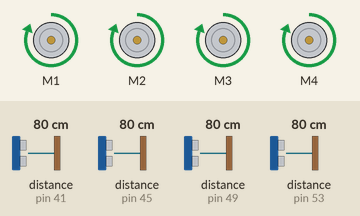
A sketch run on a simulated Arduino Mega 2560, built with avr-gcc and run on an emulated ATmega2560. Shown: 4 × DC motor (green arrow = forward, orange = backward, longer = faster). Wiring (inferred from the names in the program): 4 × ultrasonic range finder: trigger pin 40, echo pin 41 / trigger pin 44, echo pin 45 / trigger pin 48, echo pin 49 / trigger pin 52, echo pin 53. The test bench sets the inputs (shaded band); at power-on: distance to the obstacle (sensors on pin 53, pin 41, pin 45, pin 49) 80 cm. The echo pulse lasts 58.3 µs per cm; what the sketch prints to the serial monitor is not drawn.

Above: at 1.6 s.
1.7 s: distance to the obstacle (sensor on pin 53) set to 23 cm
3.8 s: distance to the obstacle (sensor on pin 53) set to 18 cm
At 5.8 s:
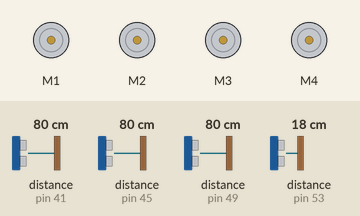
7.7 s: distance to the obstacle (sensor on pin 53) set to 35 cm
At 10.8 s:
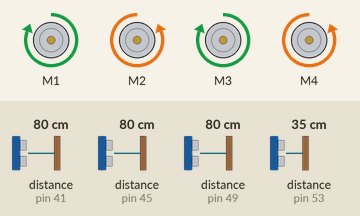
11.6 s: distance to the obstacle (sensor on pin 53) set to 2 cm
At 13.5 s:
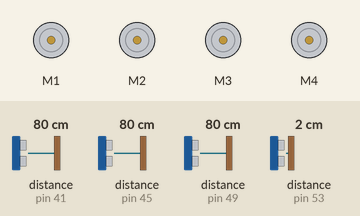
Timing chart, 0 to 16.5 s (numbered marks = the images above; inputs shaded):
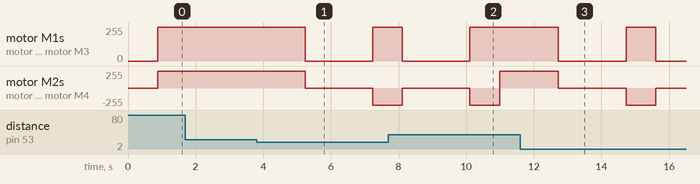

The sketch:

Motor_4x4_avec_capteurs.ino
```cpp
//-------------------------
// Motors
//-------------------------
#include <AFMotor.h>
// moteur1
AF_DCMotor motor1(1);
// moteur2
AF_DCMotor motor2(2);
// moteur3
AF_DCMotor motor3(3);
// moteur4
AF_DCMotor motor4(4);
//-------------------------
// Capteurs
//-------------------------
//declaration des pins
//
//capteur 1 devant
#define trigPin1 52
#define echoPin1 53
//capteur 2 droite
#define trigPin2 48
#define echoPin2 49
// capteur 3 gauche
#define trigPin3 44
#define echoPin3 45
// capteur 4 derriere
#define trigPin4 40
#define echoPin4 41
// declarationdes variables
long duration, distance, Capteur1,Capteur2,Capteur3,Capteur4;
//--------------------------
//    boolean
bool capteur1 = true;
bool capteur2 = true;
bool capteur3 = true;
bool capteur4 = true;
// fin boolean
//-------------------------

void setup()
{
  // initialisation des moteur
  //Set initial speed of the motor 0 to 255
        // moteur1
    motor1.setSpeed(255);
         // moteur2
    motor2.setSpeed(255);
         // moteur3
    motor3.setSpeed(255);
         // moteur4
    motor4.setSpeed(255);
  //-----------------------
  //  Capteurs
  //-----------------------
    Serial.begin (9600);
         // capteur 1
    pinMode(trigPin1, OUTPUT);
    pinMode(echoPin1, INPUT);
         // capteur 2
    pinMode(trigPin2, OUTPUT);
    pinMode(echoPin2, INPUT);
         // capteur 3
    pinMode(trigPin3, OUTPUT);
    pinMode(echoPin3, INPUT);
        // capteur 4
    pinMode(trigPin4, OUTPUT);
    pinMode(echoPin4, INPUT);
  }

void loop() {
  capteur();
  // Now turn off motor
    motor1.run(RELEASE);
    motor2.run(RELEASE);
    motor3.run(RELEASE);
    motor4.run(RELEASE);
  // fin motor

  //---------------------test
  if (Capteur1 < 20 ){
      stopMoteurs();
      delay(1000);
      capteur1 = false;
    if ((Capteur2 > 20) && (capteur1 == false ) )
    {
      stopMoteurs();
      delay(1000);
      gauche();
      capteur2 = false;
    }
    else if ((Capteur3 > 20) && (capteur1 == false ) && (capteur2 == false ))
    {
      stopMoteurs();
      delay(1000);
      droite();
      capteur3 = false;
    }
    else {
      stopMoteurs();
      delay(1000);
      // rotation 360° vers gauche ou droite ??
      rotation_droite(); // ou  rotation_gauche();
    }
  }
  else {
    avant();
  }
  reset();
}
//    debut boucle motors
void avant(){
           // AVANT
      //moteur 1
  motor1.run(FORWARD); // turn it on going forward
      //moteur 2
  motor2.run(FORWARD); // turn it on going forward
      //moteur 3
  motor3.run(FORWARD); // turn it on going forward
      //moteur 4
  motor4.run(FORWARD); // turn it on going forward
}
void stopMoteurs(){
          // stop
      //moteur 1
  motor1.run(RELEASE); // stopped / moteur  stop
      //moteur 2
  motor2.run(RELEASE); // stopped / moteur  stop
      //moteur 3
  motor3.run(RELEASE); // stopped / moteur  stop
      //moteur 4
  motor4.run(RELEASE); // stopped / moteur  stop
}
void retour(){
        //retour
      //moteur 1
  motor1.run(BACKWARD); // turn it on going forward
    //moteur 2
  motor2.run(BACKWARD); // turn it on going forward
    //moteur 3
  motor3.run(BACKWARD); // turn it on going forward
    //moteur 4
  motor4.run(BACKWARD); // turn it on going forward
}
void droite(){
    //droite
  //moteur 1
  motor1.run(BACKWARD);
    //moteur 2
  motor2.run(FORWARD);
    //moteur 3
  motor3.run(BACKWARD);
    //moteur 4
  motor4.run(FORWARD);
}
void gauche(){
    //gauche
  //moteur 1
  motor1.run(FORWARD);
    //moteur 2
  motor2.run(BACKWARD);
    //moteur 3
  motor3.run(FORWARD);
    //moteur 4
  motor4.run(BACKWARD);
}
void avant_gauche(){
    //avant diagonale gauche
  //moteur 1
  motor1.run(FORWARD);
  //moteur 2
  motor2.run(RELEASE);
    //moteur 3
  motor3.run(FORWARD);
    //moteur 4
  motor4.run(RELEASE);
}
void avant_droite(){
    //avant diagonale droite
  //moteur 1
  motor1.run(RELEASE);
    //moteur 2
  motor2.run(FORWARD);
    //moteur 3
  motor3.run(RELEASE);
    //moteur 4
  motor4.run(FORWARD);
}
void arriere_gauche(){
    //arriere diagonale gauche
    //moteur 1
  motor1.run(RELEASE);
    //moteur 2
  motor2.run(BACKWARD);
    //moteur 3
  motor3.run(RELEASE);
    //moteur 4
  motor4.run(BACKWARD);
}
void arriere_droite(){
    //arriere diagonale droite
  //moteur 1
  motor1.run(BACKWARD);
    //moteur 2
  motor2.run(RELEASE);
    //moteur 3
  motor3.run(BACKWARD);
    //moteur 4
  motor4.run(RELEASE);
}
void rotation_gauche(){
    //rotation 360° vers la gauche
  //moteur 1
  motor1.run(BACKWARD);
    //moteur 2
  motor2.run(FORWARD);
    //moteur 3
  motor3.run(FORWARD);
    //moteur 4
  motor4.run(BACKWARD);
}
void rotation_droite(){
    //rotation 360° vers la droite
  //moteur 1
  motor1.run(FORWARD);
    //moteur 2
  motor2.run(BACKWARD);
    //moteur 3
  motor3.run(BACKWARD);
    //moteur 4
  motor4.run(FORWARD);
}
//    fin boucle motors

//    boucle capteur
void SonarSensor(int trigPin,int echoPin){
  digitalWrite(trigPin, LOW);
  delayMicroseconds(2);
  digitalWrite(trigPin, HIGH);
  delayMicroseconds(10);
  digitalWrite(trigPin, LOW);
  duration = pulseIn(echoPin, HIGH);
  distance = (duration/2) / 29.1;
  delay(200);
}
void capteur(){
  // boucle pour
  // capteur 1
  SonarSensor(trigPin1, echoPin1);
  Capteur1 = distance;
  // capteur 2
  SonarSensor(trigPin2, echoPin2);
  Capteur2 = distance;
  // capteur 3
  SonarSensor(trigPin3, echoPin3);
  Capteur3 = distance;
  // capteur 4
  SonarSensor(trigPin4, echoPin4);
  Capteur4 = distance;

  // capteur 1
  Serial.print("Capteur1 :");
  Serial.println(Capteur1);
  Serial.println("-----------");
  // capteur 2
  Serial.print("Capteur2 :");
  Serial.println(Capteur2);
  Serial.println("-----------");
  // capteur 3
  Serial.print("Capteur3 :");
  Serial.println(Capteur3);
  Serial.println("-----------");
  // capteur 4
  Serial.print("Capteur4 :");
  Serial.println(Capteur4);
  // mise en page
  Serial.println("--------------------");
}
//    fin boucle capteurs
//    function reset
void reset(){
  capteur1 = true;
  capteur2 = true;
  Capteur3 = true;
  capteur4 = true;
}
```

Measured:
- the behaviour switches between 21 and 20 cm on distance to the obstacle (sensor on pin 53) (found by bisection; images 0 and 1)
- after the input at 1.7 s, every drawn part: stays the same
- after the input at 3.8 s, motor M1, motor M3: forward 255/255 → stopped after 1.4 s, → forward 255/255 2.0 s later; motor M2, motor M4: forward 255/255 → stopped after 1.4 s, → backward 255/255 2.0 s later
- after the input at 7.7 s, motor M1, motor M3: goes on until 10.1 s, then stays forward 255/255
- after the input at 11.6 s, motor M1, motor M3: forward 255/255 → stopped after 1.1 s, → forward 255/255 2.0 s later, → stopped 0.87 s later; motor M2, motor M4: forward 255/255 → stopped after 1.1 s, → backward 255/255 2.0 s later, → stopped 0.87 s later
